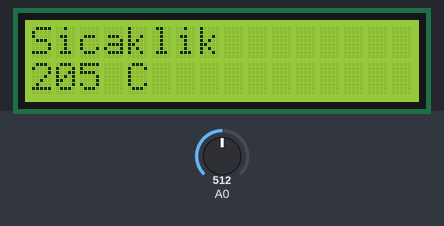
A sketch run on a simulated Arduino Uno, built with avr-gcc and run on an emulated ATmega328P. On the bench: 16×2 character LCD. Inputs (shaded band) come from the test bench; at power-on: A0 = 512.

Above: at 1.2 s.
1.3 s: A0 set to 716
At 1.9 s:
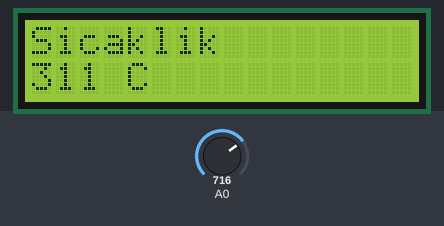
4.3 s: A0 set to 900
At 5.0 s:
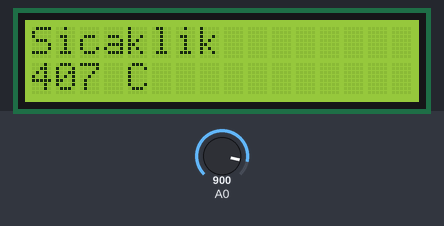
6.1 s: A0 set to 1023
At 6.5 s:
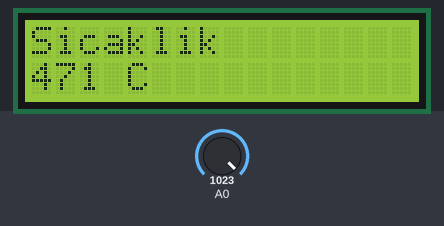
Timing chart, 0 to 9.1 s (numbered marks = the images above; inputs shaded):
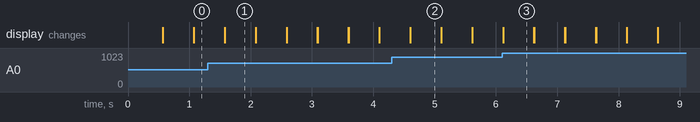

Measured:
- after the input at 1.3 s, the display: first differs from a run without the input after 0.28 s (image 1)
- after the input at 4.3 s, the display: first differs from a run without the input after 0.31 s (image 2)
- after the input at 6.1 s, the display: first differs from a run without the input at once (image 3)
- what the display in image 1 shows lasts 0.5 s, from 1.6 s to 2.1 s

The sketch:

sicaklikSens.ino
```cpp
#include<LiquidCrystal.h>

LiquidCrystal lcd(12,11,5,4,3,2);

int derece;

void setup(){

  lcd.begin(16,2);

}

void loop() {

  derece = map(((analogRead(A0)-20)*3.04),0,1023,-50,125);

  lcd.setCursor(0,0);

  lcd.print("Sicaklik");

  lcd.setCursor(0,1);

  lcd.print(derece);

  lcd.print(" C");

  delay(500);

  lcd.clear();
}
```
